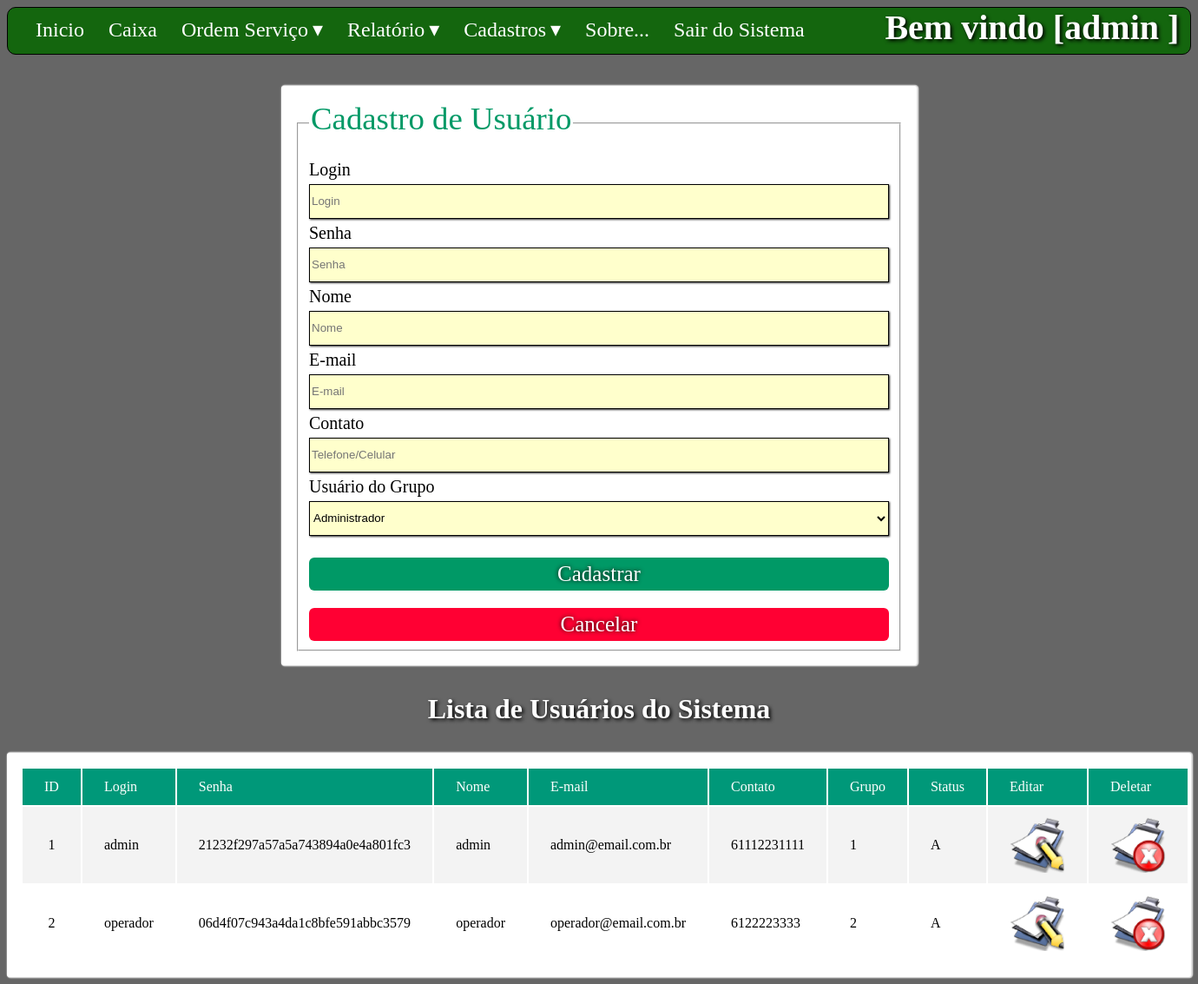
The app's page /App/_form/frmUsuario.php (signed in) with its own data.
### tables this page shows
CREATE TABLE `tbl_usuario` (
  `usu_id` int NOT NULL,
  `usu_login` varchar(40) NOT NULL,
  `usu_senha` varchar(255) NOT NULL,
  `usu_name` varchar(80) NOT NULL,
  `usu_email` varchar(80) NOT NULL,
  `usu_contato` varchar(80) DEFAULT NULL,
  `usu_grupo_id` int NOT NULL,
  `usu_status` char(1) DEFAULT NULL,
  PRIMARY KEY (`usu_id`),
  CONSTRAINT `FK_usuario_idGrupo` FOREIGN KEY (`usu_id`) REFERENCES `tbl_usuario_grupo` (`grupo_id`) ON DELETE CASCADE ON UPDATE CASCADE
);

### App/_form/frmUsuario.php (the view, shortened to what this page needs)
<html>
    <head>
        <link rel="stylesheet" href="../_css/form.css">
        <link rel="stylesheet" href="../_css/Geral.css">
    </head>
    <body>
        <?php session_start(); include_once '../_includes/menu.php';?><br><br>
        <form class="form-horizontal" method="post" action="cadastra.php" name="formUsuario" id="formUsuario">
    <fieldset>
    <legend>Cadastro de Usuário</legend>
    <div class="form-group">
      <label class="col-md-4 control-label" for="txtLogin">Login</label>
      <div class="col-md-4">
      <input id="txtLogin" name="txtLogin" required="required" type="text" placeholder="Login" class="form-control input-md" required="">
      </div>
    </div>
    <div class="form-group">
      <label class="col-md-4 control-label" for="txtSenha">Senha</label>
      <div class="col-md-4">
        <input id="txtSenha" name="txtSenha" required="required" type="password" placeholder="Senha" class="form-control input-md" required="">
      </div>
    </div>
    <div class="form-group">
      <label class="col-md-4 control-label" for="txtNome">Nome</label>
      <div class="col-md-5">
          <input id="txtNomeEmpresa" required="required" name="txtNome" type="text" placeholder="Nome" class="form-control input-md" required="">
      </div>
    </div>
    <div class="form-group">
      <label class="col-md-4 control-label" for="txtEmail">E-mail</label>
      <div class="col-md-5">
      <input id="txtEmail" name="txtEmail" required="required" type="text" placeholder="E-mail" class="form-control input-md">
      </div>
    </div>
    <div class="form-group">
      <label class="col-md-4 control-label" for="txtContato">Contato</label>
      <div class="col-md-4">
          <input id="txtContato" required="required" maxlength="10" name="txtContato" type="text" placeholder="Telefone/Celular" class="form-control input-md" required="" oninput="this.value = this.value.replace(/[^0-9]/g, '').replace(/(\..*?)\..*/g, '$1');">
      </div>
    </div>
    <div class="form-group">
      <label class="col-md-4 control-label" for="selectUserG">Usuário do Grupo</label>
      <div class="col-md-4">
        <select id="selectUserG" name="selectUserG" class="form-control">
          <option value="1">Administrador</option>
        </select>
      </div>
    </div>
    <div class="form-group">
      <div class="col-md-8">
          <button type="submit" id="submit" name="submit" class="btn btn-success">Cadastrar</button>
          <button type="button" id="Cancel" name="Cancel" class="btn btn-danger" onclick="window.location.href='http://localhost/VMPetShop/App/_form/administrativo.php'">Cancelar</button>
      </div>
    </div>
    </fieldset>
    </form>
        <h3>Lista de Usuários do Sistema</h3>
            <table class="table-horizontal">
                <tr id='thead'>
                    <td>ID</td>
                    <td>Login</td>
                    <td>Senha</td>
                    <td>Nome</td>
                    <td>E-mail</td>
                    <td>Contato</td>
                    <td>Grupo</td>
                    <td>Status</td>
                    <td>Editar</td>
                    <td>Deletar</td>
                </tr>
                <?php
                 include_once '../../Util/conn.php';
                    $sql = "SELECT * FROM db_petshop.tbl_usuario";
                    $sqlQuery = mysqli_query($conn, $sql);
                    while ($rows = mysqli_fetch_array($sqlQuery)){
                        ?>
                        <tr>
                            <td align='center'><?php echo $rows['usu_id'];?></td>
                            <td><?php echo $rows['usu_login'];?></td>
                            <td><?php echo $rows['usu_senha'];?></td>
                            <td><?php echo $rows['usu_name'];?></td>
                            <td><?php echo $rows['usu_email'];?></td>
                            <td><?php echo $rows['usu_contato'];?></td>
                            <td><?php echo $rows['usu_grupo_id'];?></td>
                            <td><?php echo $rows['usu_status'];?></td>
                            <td align="center"><a href="#"><img name="editar" class="ico" src="../_imagem/Edit.png" alt="editar"></a></td>
                            <td align="center"><a onclick="return confirm('Deseja realmente deleta?');" href="#"><img name="deletar" class="ico" src="../_imagem/remover.png" alt="deletar"></a></td>
                        </tr>
                        <?php
                    }
                ?>
            </table>
</body>
</html>

### App/_css/form.css (style rules this page uses)
.form-horizontal { width: 700px; margin: auto; display: flex; flex-direction: column; background:#ffffff; box-shadow: 1px 0px 1.2px 1.2px #e3e3e3; border-radius:3px; padding:1em; }
legend { font-family:'open_sansregular'; font-size: 2.3em; color: #009966; margin-bottom: 10px; padding-bottom: 10px; }
#submit { width:100%; float:left; display: block; padding: 5px 30px; border: none; outline: none; background-color: #009966; color: #fff; text-shadow: 0 0 5px rgb(0, 0, 0); font-family: inherit; font-size: 25px; font-family:'open_sansregular'; border-radius: 6px; margin: 20px auto; cursor: pointer; transition: all 0.3s; }
#Cancel { background-color: #ff0033; width:100%; float:left; display: block; padding: 5px 30px; border: none; outline: none; color: #fff; text-shadow: 0 0 5px rgb(0, 0, 0); font-family: inherit; font-size: 25px; font-family:'open_sansregular'; border-radius: 6px; margin: auto; cursor: pointer; transition: all 0.3s; }
.form-control { box-shadow: 1px 1px 2px #333333; -moz-box-shadow: 1px 1px 2px #333333; -webkit-box-shadow: 1px 1px 2px #333333; background: #ffffcc; border: 1px solid #000000; width: 100%; height: 40px; margin: 5px 0px 5px 0px; }
.control-label { font-family: inherit; font-size: 20px; font-family:'open_sansregular'; }

### App/_css/Geral.css (style rules this page uses)
body { background-color: #666666; transition-delay: 1s; }
.table-horizontal { margin: auto; display: flex; flex-direction: column; background:#ffffff; box-shadow: 1px 0px 1.2px 1.2px #e3e3e3; border-radius:3px; padding:1em; }
#thead { background-color: #009879; color: #ffffff; text-align: left; }
.table-horizontal td, th { padding: 12px 25px; }
.table-horizontal tr { border-bottom: 1px solid #dddddd; }
.table-horizontal tbody tr:nth-of-type(even) { background-color: #f3f3f3; }
.table-horizontal tbody tr:last-of-type { border-bottom: 2px solid #009879; }
h3 { font-size: 2em; font-weight: bold; text-align: center; font-family:'open_sansregular'; color:#FFF; text-shadow: 2px 2px 4px #000000; }

### records on screen
tbl_usuario: usu_id "1", usu_login "admin", usu_senha "21232f297a57a5a743894a0e4a801fc3", usu_name "admin", usu_email "admin@email.com.br", usu_contato "61112231111", usu_grupo "1", usu_status "A"
tbl_usuario: usu_id "2", usu_login "operador", usu_senha "06d4f07c943a4da1c8bfe591abbc3579", usu_name "operador", usu_email "operador@email.com.br", usu_contato "6122223333", usu_grupo "2", usu_status "A"

### other values on screen
$_SESSION['usu_login'] "admin"
